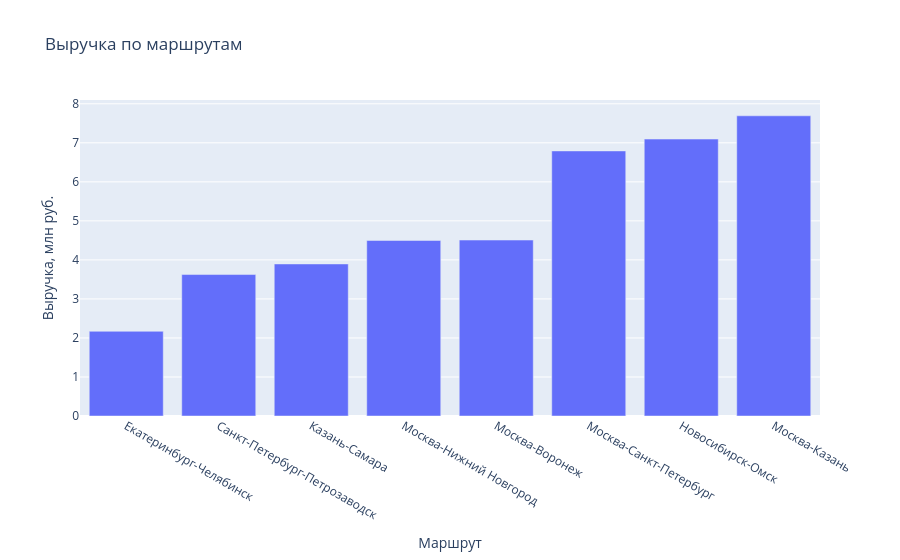

Here is the notebook cell this chart was saved with:
### Markdown cell above
### Задание 4

1. Постройте интерактивную столбчатую диаграмму (`px.bar`) выручки по маршрутам.
   Отсортируйте столбцы по значению.
2. Добавьте в `hover_data` число рейсов по маршруту, чтобы при наведении было видно
   и выручку, и количество.
3. Сохраните график в `charts/revenue_by_route.html` и откройте файл в браузере.
4. Постройте `px.box` стоимости рейса по типам груза. Чем интерактивный «ящик»
   удобнее статичного?

### Code cell
# 1) - 3)
revenue_by_route = df.groupby("route").agg(revenue=("cost_rub", lambda x: sum(x) / 1000000),  count=("trip_id", "count")).sort_values("revenue").reset_index()

fig = px.bar(revenue_by_route, x="route", y="revenue", 
             hover_data=["revenue", "count"],
                title="Выручка по маршрутам",

             labels={"route": "Маршрут", "revenue": "Выручка, млн руб.",
                     "count": "Количество рейсов"})

Path("charts").mkdir(exist_ok=True)
fig.write_html("charts/revenue_by_route.html", include_plotlyjs=True)

size_mb = Path("charts/revenue_by_route.html").stat().st_size / 1024 / 1024
print(f"сохранено: charts/revenue_by_route.html ({size_mb:.1f} МБ)")
fig.show()

### Figure 1 — Plotly figure (JSON) as saved in the notebook; plotly's stock layout.template omitted (floating-point values rounded to 4 significant figures)
{"data": [{"customdata": [[120], [95], [131], [123], [103], [111], [119], [108]], "hovertemplate": "Маршрут=%{x}<br>Выручка, млн руб.=%{y}<br>Количество маршрутов=%{customdata[0]}<extra></extra>", "legendgroup": "", "marker": {"color": "#636efa", "pattern": {"shape": ""}}, "name": "", "orientation": "v", "showlegend": false, "textposition": "auto", "type": "bar", "x": ["Екатеринбург-Челябинск", "Санкт-Петербург-Петрозаводск", "Казань-Самара", "Москва-Нижний Новгород", "Москва-Воронеж", "Москва-Санкт-Петербург", "Новосибирск-Омск", "Москва-Казань"], "xaxis": "x", "y": [2.17, 3.625, 3.896, 4.498, 4.508, 6.792, 7.096, 7.692], "yaxis": "y"}], "layout": {"barmode": "relative", "legend": {"tracegroupgap": 0}, "title": {"text": "Выручка по маршрутам"}, "xaxis": {"anchor": "y", "domain": [0, 1], "title": {"text": "Маршрут"}}, "yaxis": {"anchor": "x", "domain": [0, 1], "title": {"text": "Выручка, млн руб."}}}}
